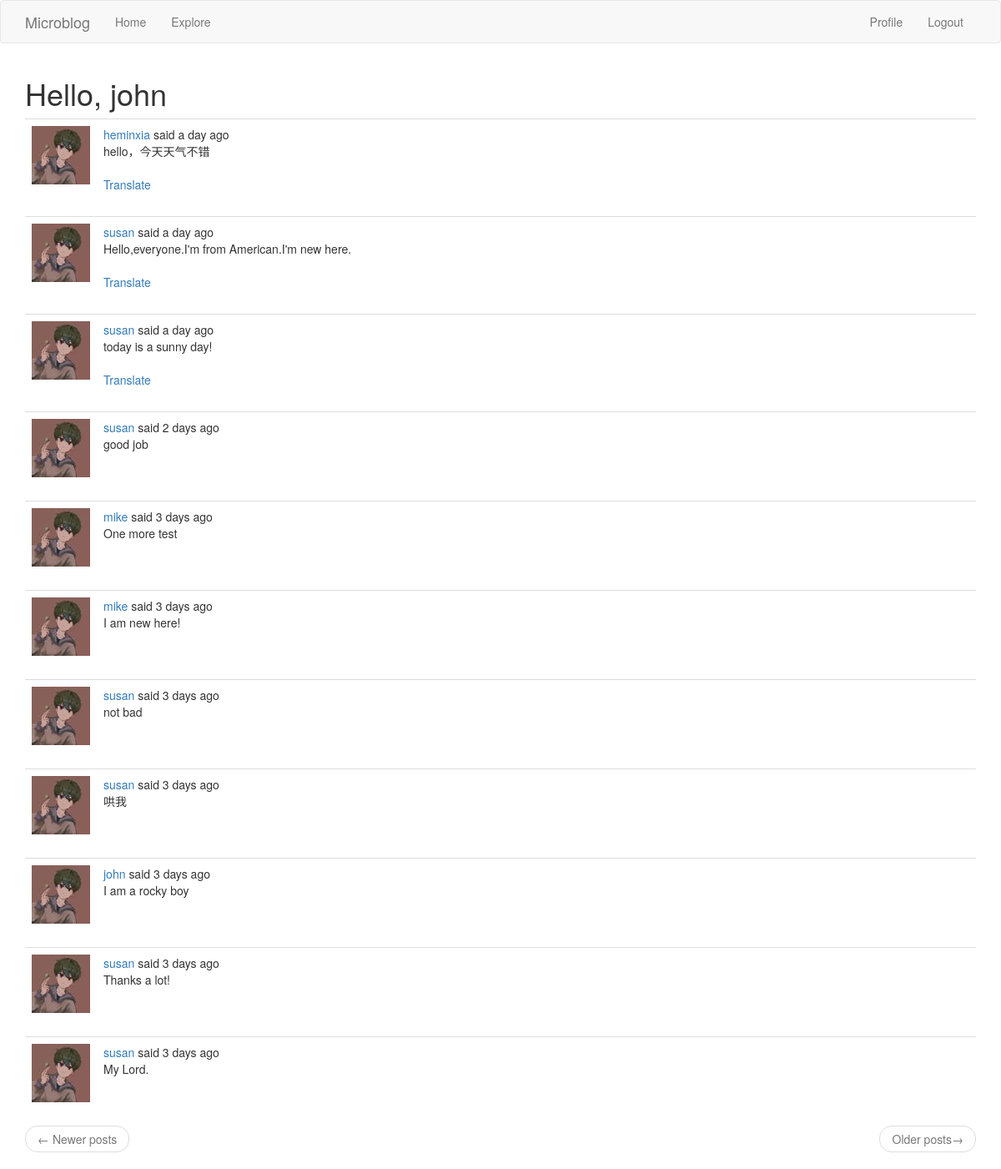
Page /explore (signed in) on the committed database.
### app/models.py (models this page shows, shortened)
class User(UserMixin, db.Model):
    id = db.Column(db.Integer, primary_key=True)
    username = db.Column(db.String(64), index=True, unique=True)
    email = db.Column(db.String(120), index=True, unique=True)
    password_hash = db.Column(db.String(128))
    about_me = db.Column(db.String(140))
    last_seen = db.Column(db.DateTime, default=datetime.utcnow)
    followed = db.relationship(
        'User',
        secondary=followers,
        primaryjoin=(followers.c.follower_id==id),
        secondaryjoin=(followers.c.followed_id==id),
        backref=db.backref('followers', lazy='dynamic'),
        lazy='dynamic'
        )
    posts = db.relationship('Post', backref='author', lazy='dynamic')
    def avatar(self, size):
        return '/static/image/avatar{}.jpg'.format(size)

class Post(db.Model):
    id = db.Column(db.Integer, primary_key=True)
    body = db.Column(db.String(140))
    timestamp = db.Column(db.DateTime, index=True, default=datetime.utcnow)
    user_id = db.Column(db.Integer, db.ForeignKey('user.id'))
    language = db.Column(db.String(5))

### app/routes.py (the view)
@app.route('/explore')
@login_required
def explore():
    page = request.args.get('page', 1, type=int)
    posts = Post.query.order_by(Post.timestamp.desc()).paginate(page=page, per_page=app.config['POSTS_PER_PAGE'], error_out=False)
    next_url = url_for('explore', page=posts.next_num) if posts.has_next else None
    prev_url = url_for('explore', page=posts.prev_num) if posts.has_prev else None
    return render_template('index.html', title='Expore', posts=posts.items, next_url=next_url, prev_url=prev_url)

### app/models.py (called while the page is built)
@login.user_loader
def load_user(id):
    return User.query.get(int(id))

### app/routes.py (called while the page is built)
@app.before_request
def before_request():
    if current_user.is_authenticated:
        current_user.last_seen = datetime.utcnow()
        db.session.commit()
    g.locale = 'zh_CN'

### app/templates/index.html (shortened to what this page needs)
{% extends "base.html" %}
{% import "bootstrap/wtf.html" as wtf %}
{% block app_content %}
    <h1>Hello, {{ current_user.username }}</h1>
    {% for post in posts %}
        {% include '_post.html' %}
    {% endfor %}
    <nav aria-label="...">
        <ul class="pager">
            <li class="previous{% if not prev_url %} disabled{% endif %}">
                <a href="{{ prev_url or '#' }}">
                    <span aria-hidden="true">&larr;</span> Newer posts
                </a>
            </li>
            <li class="next{% if not next_url %} disabled{% endif %}">
                <a href="{{ next_url or '#' }}">
                    Older posts<span aria-hidden="true">&rarr;</span>
                </a>
            </li>
        </ul>
    </nav>
{% endblock %}

### app/templates/_post.html
<table class="table table-hover">
    <tr>
        <td width="70px">
            <a href="{{ url_for('user', username=post.author.username) }}">
                <img src="{{ post.author.avatar(70) }}">
            </a>
        </td>
        <td>
            <a href="{{ url_for('user',username=post.author.username) }}">{{ post.author.username }}</a> said {{ moment(post.timestamp).fromNow() }}<br><span id="post{{ post.id }}">{{ post.body }}</span>
            {% if post.language and post.language != g.locale %}
                <br><br>
                <span id="translation{{ post.id }}">
                    <a href="javascript:translate('#post{{ post.id }}', '#translation{{ post.id }}', '{{ post.language }}', '{{ g.locale }}');">Translate</a>
                </span>
            {% endif %}
        </td>
    </tr>
</table>

### rows in the picture
User: username "john"
Post: author.username "heminxia", timestamp "a day ago", body "hello，今天天气不错"
Post: author.username "susan", timestamp "a day ago", body "Hello,everyone.I'm from American.I'm new here."
Post: author.username "susan", timestamp "a day ago", body "today is a sunny day!"
Post: author.username "susan", timestamp "2 days ago", body "good job"
Post: author.username "mike", timestamp "3 days ago", body "One more test"
Post: author.username "mike", timestamp "3 days ago", body "I am new here!"
Post: author.username "susan", timestamp "3 days ago", body "not bad"
Post: author.username "susan", timestamp "3 days ago", body "哄我"
Post: author.username "john", timestamp "3 days ago", body "I am a rocky boy"
Post: author.username "susan", timestamp "3 days ago", body "Thanks a lot!"
Post: author.username "susan", timestamp "3 days ago", body "My Lord."
